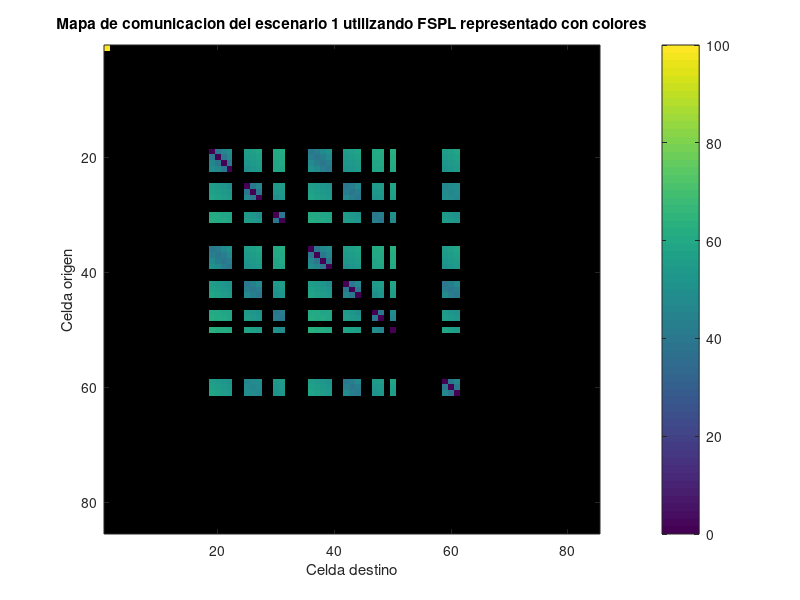

Here is the MATLAB script that generated this plot:
% Parámetros del occupancy grid
filas = 5;
columnas = 17;
grid = [1 1 1 1 1 1 1 1 1 1 1 1 1 1 1 1 1;
        1 0 0 0 0 1 1 0 0 0 1 1 0 0 1 1 1;
        1 0 0 0 0 1 1 0 0 0 1 1 0 0 1 0 1;
        1 1 1 1 1 1 1 0 0 0 1 1 1 1 1 1 1;
        1 1 1 1 1 1 1 1 1 1 1 1 1 1 1 1 1];

% Parámetros de FSPL
f = 2.4e9;       % Frecuencia en Hz (2.4 GHz)
c = 3e8;         % Velocidad de la luz (m/s)
obstaculo = NaN;  % Valor para casilleros con obstaculos

% Se inicializa la matriz de comunicación con NaN para todas las entradas
N = filas * columnas;
commMap = obstaculo * ones(N, N);

% Coordenadas de cada celda
posiciones = zeros(N, 2);
for i = 1:filas
  for j = 1:columnas
    idCelda = (i-1)*columnas + j;
    posiciones(idCelda, :) = [i, j];
  end
end

% Calcular pérdidas entre celdas libres solamente
for i = 1:N
  for j = 1:N
    f1 = posiciones(i,1);
    c1 = posiciones(i,2);
    f2 = posiciones(j,1);
    c2 = posiciones(j,2);
    if grid(f1, c1) == 0 && grid(f2, c2) == 0  % solo si los dos son libres
      dist = norm([f1 c1] - [f2 c2]);
      if dist == 0
        PL = 0;
      else
        PL = 20*log10(dist) + 20*log10(f) + 20*log10(4*pi/c);
      end
      commMap(i, j) = PL;
    end
  end
end

commMap(1, 1) = 100;

figure;
imagesc(commMap);
colorbar;
title('Mapa de comunicacion del escenario 1 utilizando FSPL representado con colores');
xlabel('Celda destino');
ylabel('Celda origen');

disp('Mapa de comunicación (FSPL):');
disp(commMap);
